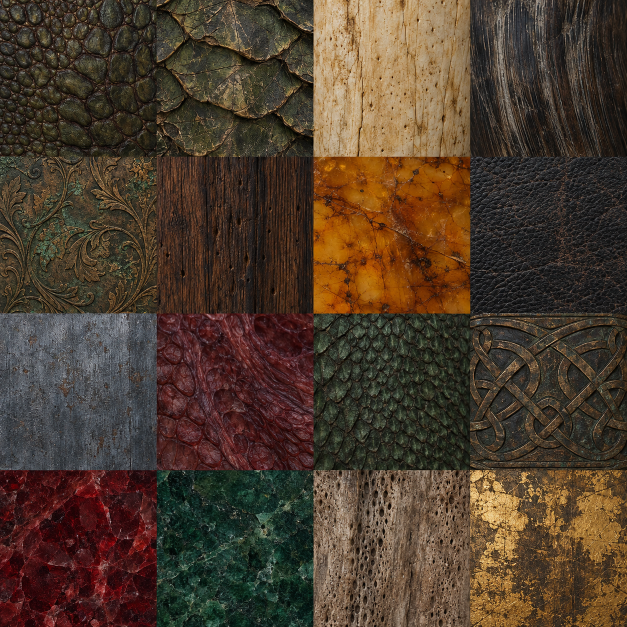
#> input picture artwork/dragon-weapons/materials-v117-source.png, 1254 x 1254 px (shown at 1/2 size)
$ python build-wyvern-trophy-models.py ../artwork/dragon-weapons/materials-v117-source.png
#> lines starting #> are read from the running program, lines starting #| are printed output that depends on the picture
### scripts/dragon_materials.py
"""CK3 court material baking. RRxG normal B is emissive, never normal Z."""
from pathlib import Path
import io
import struct

import numpy as np
from PIL import Image, ImageFilter

ROOT = Path(__file__).resolve().parent.parent
SOURCE = ROOT / 'artwork/dragon-weapons/materials-v117-source.png'
MATERIAL_TILE = {
    'hide':0,'plates':1,'ivory':2,'horn':3,'bronze':4,'wood':5,'amber':6,'black':7,
    'highlight':8,'mouth':9,'ridge':10,'bronze_dark':11,'red':12,'green':13,'bone':14,'gold':15,
    'steel':8,'edge':8,'ruby':12,'leather':7,'silver':8,'recess':3,'scales':10,
    'cord':2,'enamel':13,'ivory_dark':14,'brass':15,
}


class PreviewTextures:
    """Use filtered texture mip levels, as the game does, rather than point noise."""
    def __init__(self,folder,prefix):
        self.maps=[]
        for suffix in ['diffuse','properties','normal']:
            image=Image.open(Path(folder)/(prefix+'_'+suffix+'.png')).convert('RGBA')
            levels=[]
            while True:
                levels.append(np.asarray(image))
                if image.width==1:break
                image=image.resize((max(1,image.width//2),max(1,image.height//2)),Image.Resampling.BOX)
            self.maps.append(levels)

    def sample(self,uv,screen,triangle_uv):
        a,b,c=screen
        den=(b[1]-c[1])*(a[0]-c[0])+(c[0]-b[0])*(a[1]-c[1])
        dx=np.array([b[1]-c[1],c[1]-a[1],a[1]-b[1]])/den@triangle_uv
        dy=np.array([c[0]-b[0],a[0]-c[0],b[0]-a[0]])/den@triangle_uv
        footprint=max(np.linalg.norm(dx),np.linalg.norm(dy))*self.maps[0][0].shape[0]
        level=min(len(self.maps[0])-1,max(0,round(np.log2(max(1,footprint)))))
        samples=[]
        for levels in self.maps:
            image=levels[level];height,width=image.shape[:2]
            xy=np.clip(uv,0,1)*[width-1,height-1]
            lo=xy.astype(int);hi=np.minimum(lo+[1,1],[width-1,height-1]);fraction=xy-lo
            fx,fy=fraction[:,:,0,None],fraction[:,:,1,None]
            samples.append((image[lo[:,:,1],lo[:,:,0]]*(1-fx)+image[lo[:,:,1],hi[:,:,0]]*fx)*(1-fy)+(image[hi[:,:,1],lo[:,:,0]]*(1-fx)+image[hi[:,:,1],hi[:,:,0]]*fx)*fy)
        return samples


def shade_surface(color,props,encoded,n,dp1,dp2,du1,du2,light,eye):
    """Offline preview of the baked roughness/metalness and RRxG normal data."""
    den=du1[0]*du2[1]-du2[0]*du1[1]
    if abs(den)>1e-10:
        tangent=(dp1*du2[1]-dp2*du1[1])/den
        bitangent=(dp2*du1[0]-dp1*du2[0])/den
        t=tangent-n*(n@tangent)[:,:,None]
        t/=np.maximum(np.linalg.norm(t,axis=2)[:,:,None],1e-8)
        bt=np.cross(n,t);bt*=np.where(bt@bitangent<0,-1,1)[:,:,None]
        nx=encoded[:,:,1]/127.5-1;ny=1-encoded[:,:,3]/127.5
        nz=np.sqrt(np.maximum(0,1-nx*nx-ny*ny))
        n=t*nx[:,:,None]+bt*ny[:,:,None]+n*nz[:,:,None]
        n/=np.maximum(np.linalg.norm(n,axis=2)[:,:,None],1e-8)
    albedo=(color.astype(float)/255)**2.2
    rough=np.clip(props[:,:,3]/255,.15,.98);metal=props[:,:,2]/255
    f0=(props[:,:,1]/255*.25*(1-metal))[:,:,None]+albedo*metal[:,:,None]
    half=light+eye;half/=np.linalg.norm(half)
    ndl=np.maximum(n@light,0)
    highlight=np.maximum(n@half,0)**np.maximum(2,2/rough**4-2)
    linear=albedo*(.40+.65*ndl[:,:,None])*(1-metal[:,:,None]*.25)
    linear+=f0*highlight[:,:,None]*(1-rough[:,:,None])*.45
    return np.clip(linear**(1/2.2)*255,0,255).astype(np.uint8)


def save_dds_mips(image, file):
    levels=[]
    current=image
    while True:
        stream=io.BytesIO();current.save(stream,format='DDS',pixel_format='DXT5')
        data=stream.getvalue();levels.append(data[128:])
        if len(levels)==1:header=bytearray(data[:128])
        if current.width==1 and current.height==1:break
        current=current.resize((max(1,current.width//2),max(1,current.height//2)),Image.Resampling.BOX)
    struct.pack_into('<I',header,8,struct.unpack_from('<I',header,8)[0]|0x20000)
    struct.pack_into('<I',header,28,len(levels))
    struct.pack_into('<I',header,108,0x1000|0x8|0x400000)
    Path(file).write_bytes(header+b''.join(levels))


def build_material_atlas(art, game, prefix, palette, tile=512):
    """UV-pack source material cells and derive nonemissive normal/PBR maps."""
#> called with prefix = 'mm_wyvern_trophies', tile = 512
    source=Image.open(SOURCE).convert('RGB');size=tile*4
#> in build_material_atlas, source is the input picture: PIL image 1254x1254 RGB; mean R, G, B 76.7, 59.8, 44.5
    diffuse=np.zeros((size,size,4),dtype=np.uint8)
    normal=np.zeros_like(diffuse);properties=np.zeros_like(diffuse)
    for index,(name,_rgb,rough,metal) in enumerate(palette):
        cell=MATERIAL_TILE[name];cx,cy=cell%4,cell//4
        crop=source.crop((round(cx*source.width/4),round(cy*source.height/4),round((cx+1)*source.width/4),round((cy+1)*source.height/4)))
        if name=='amber':
            crop=Image.open(ROOT/'artwork/dragon-weapons/iris-v117-source.png').convert('RGB')
        crop=crop.resize((tile,tile),Image.Resampling.LANCZOS)
#> crop: PIL image 512x512 RGB
        color=np.array(crop,dtype=np.float32)
        # Material levels are physical calibration, not baked directional lighting.
        if name in ['black','recess']:color*=.22
        if name in ['highlight','silver','edge']:color=np.clip(color*1.12,0,210)
        if name=='cord':color*=.58
        if name in ['bone','ivory','ivory_dark']:rough=max(rough,.66)
        if name in ['hide','plates','ridge','scales','mouth','leather','wood','horn']:rough=max(rough,.72)
        if name in ['gold','brass','bronze','bronze_dark']:rough=max(rough,.53)
        y,x=(index//4)*tile,(index%4)*tile
        diffuse[y:y+tile,x:x+tile,:3]=np.clip(color,0,255).astype(np.uint8)
        diffuse[y:y+tile,x:x+tile,3]=255
        gray=Image.fromarray(np.clip(color,0,255).astype(np.uint8)).convert('L')
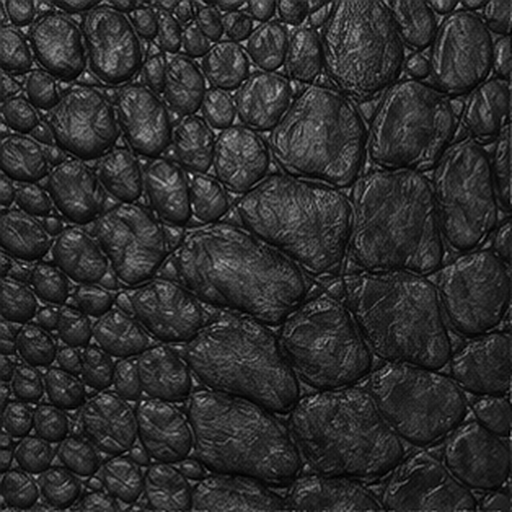
#> gray: PIL image 512x512 L; min 0, max 239, mean 45.3
        height=np.array(gray.filter(ImageFilter.GaussianBlur(.65)),dtype=np.float32)/255
        smooth=np.array(gray.filter(ImageFilter.GaussianBlur(12)),dtype=np.float32)/255
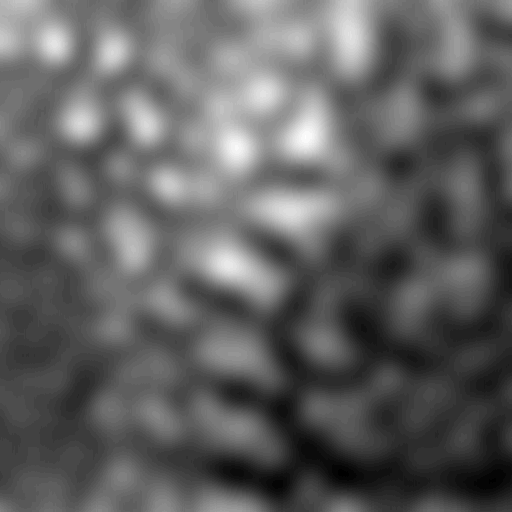
#> smooth: shape (512, 512) float32; min 0.11, max 0.29, mean 0.178; drawn with min black and max white
        height-=smooth
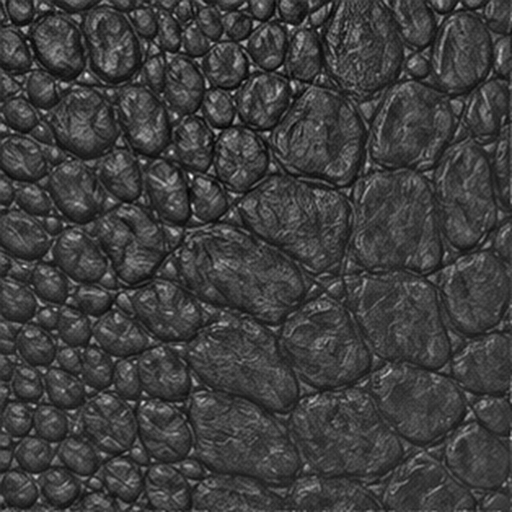
#> height: shape (512, 512) float32; min -0.204, max 0.616, mean -0.000943; drawn with min black and max white
        gy,gx=np.gradient(height)
        strength=3.5 if name in ['hide','plates','ridge','scales','wood','horn'] else 1.5
        nx=-gx*strength;ny=-gy*strength
#> after `nx = -gx * strength`:
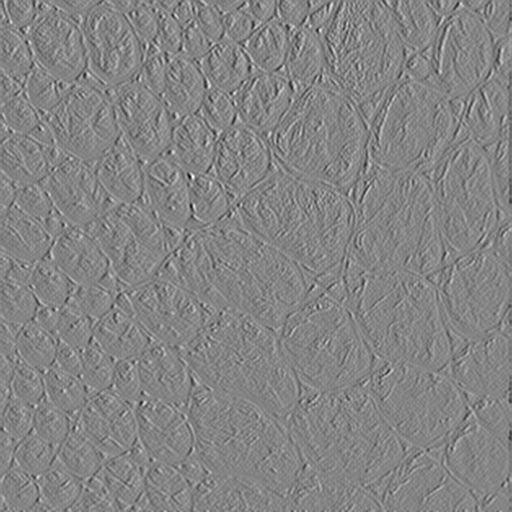
#> nx: shape (512, 512) float32; min -0.954, max 0.878, mean -0.000281; drawn with min black and max white
#> after `ny = -gy * strength`:
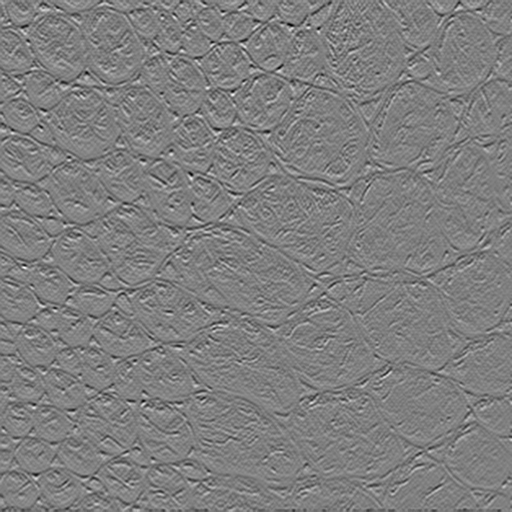
#> ny: shape (512, 512) float32; min -0.789, max 0.789, mean -0.000237; drawn with min black and max white
        inv=1/np.sqrt(nx*nx+ny*ny+1)
        normal[y:y+tile,x:x+tile,0]=255
        normal[y:y+tile,x:x+tile,1]=np.clip((nx*inv*.5+.5)*255,0,255)
        normal[y:y+tile,x:x+tile,2]=0  # court_scene.shader EMISSIVE mask
        normal[y:y+tile,x:x+tile,3]=np.clip((.5-ny*inv*.5)*255,0,255)
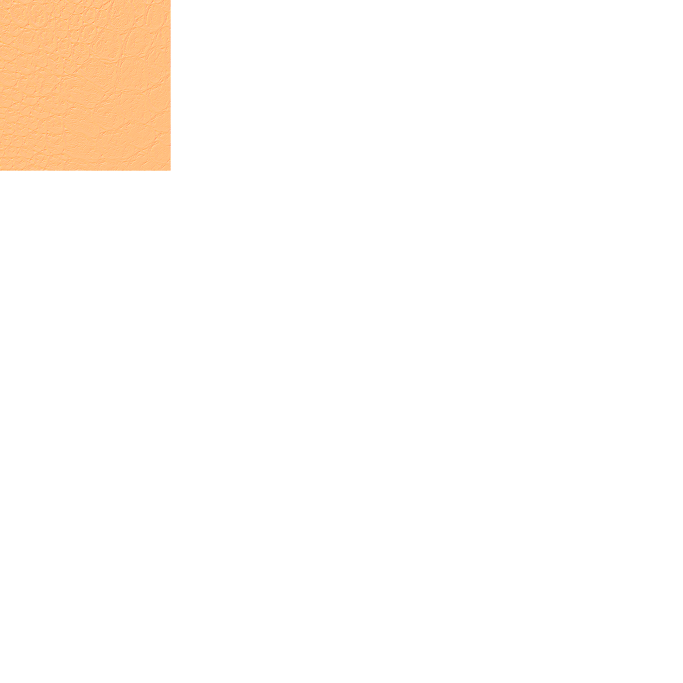
#> normal: shape (2048, 2048, 4) (shown at 1/3 size); mean of channels 0, 1, 2, 3 15.9, 7.9, 0, 7.9; transparent parts drawn white
        props=properties[y:y+tile,x:x+tile]
        props[:,:,0]=0  # scattering
        props[:,:,1]=48 if name in ['ruby','red','amber','enamel'] else 0
        metal_map=np.full((tile,tile),metal,dtype=np.float32)
        if metal>.4:
            # Dark oxidation and exposed metal have different reflectance.
            metal_map*=np.clip(np.mean(color,axis=2)/90,.25,1)
        props[:,:,2]=np.clip(metal_map*255,0,255)
        props[:,:,3]=np.clip((rough+height*.16)*255,24,245)
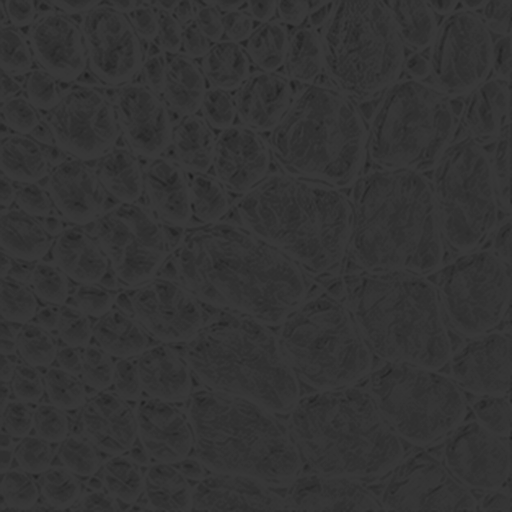
#> props: shape (512, 512, 4); mean of channels 0, 1, 2, 3 0, 0, 0, 203.5; transparent parts drawn white
    images={'diffuse':Image.fromarray(diffuse),'normal':Image.fromarray(normal),'properties':Image.fromarray(properties)}
    for name,image in images.items():
        image.save(Path(art)/f'{prefix}_{name}.png')
        save_dds_mips(image,Path(game)/f'{prefix}_{name}.dds')
    return images

#> (the run stopped early here; a loop or call above may not have finished)
